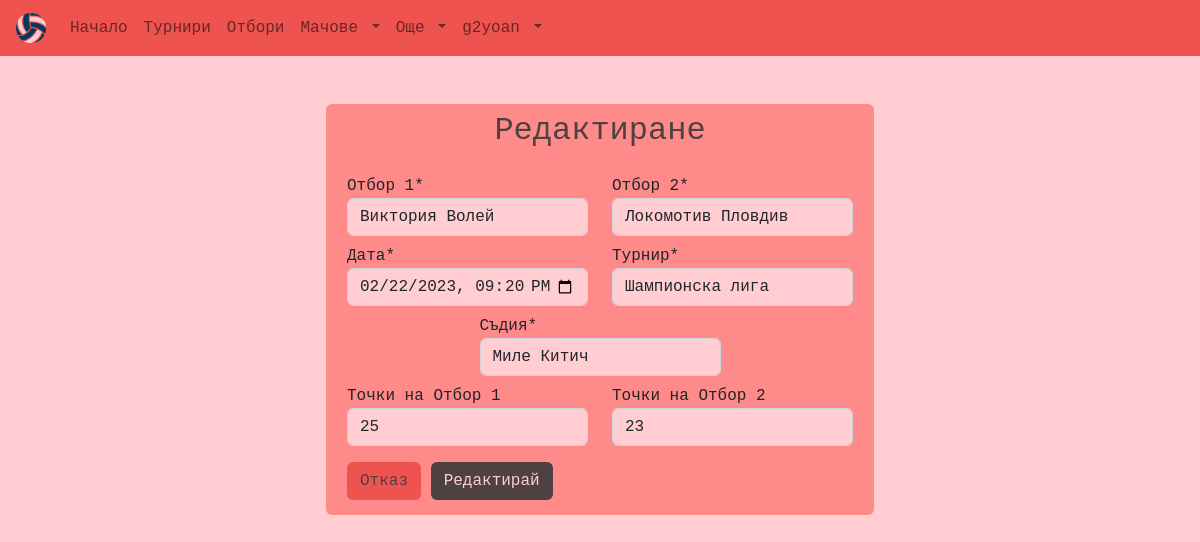
/edit-fixture/5378eecbef5a40fd8b70425ae268dec9/ (signed in), run on an earlier commit of the app's database.
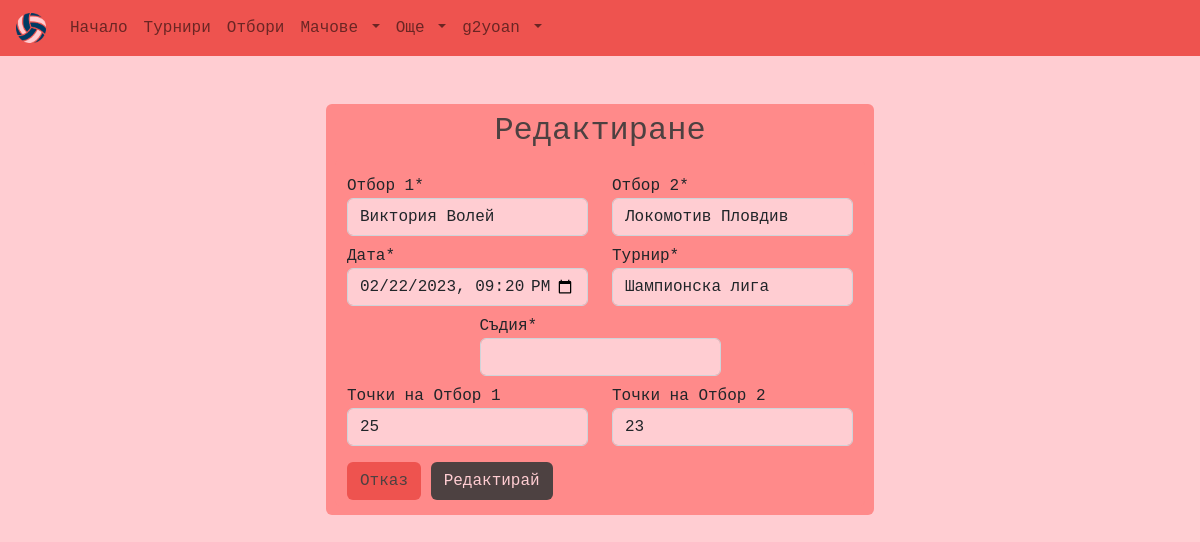
And on a later commit of the database.
### main/models.py (models this page shows, shortened)
class Match(models.Model):
    id = models.UUIDField(primary_key=True, default=uuid.uuid4, editable=False)
    team1 = models.ForeignKey(Team, on_delete=models.CASCADE, null=False, blank=False, related_name='team1')
    team2 = models.ForeignKey(Team, on_delete=models.CASCADE, null=False, blank=False, related_name='team2')
    tournament = models.ForeignKey(Tournament, on_delete=models.CASCADE, null=False, blank=False)
    date = models.DateTimeField(null=True, blank=True)
    referee = models.ForeignKey(Referee, on_delete=models.SET_NULL, null=True, blank=True)
    team1_points = models.PositiveSmallIntegerField(validators=[MaxValueValidator(200), MinValueValidator(0)], null=True, blank=True)
    team2_points = models.PositiveSmallIntegerField(validators=[MaxValueValidator(200), MinValueValidator(0)], null=True, blank=True)
    class Meta:
        verbose_name_plural = 'Matches'
        ordering = ['-date', 'tournament']

class Referee(models.Model):
    id = models.UUIDField(primary_key=True, default=uuid.uuid4, editable=False)
    first_name = models.CharField(max_length=64, null=False, blank=False)
    last_name = models.CharField(max_length=64, null=False, blank=False)
    birth_date = models.DateField(null=True, blank=True)
    nationality = models.CharField(max_length=64, null=False, blank=False)
    experience = models.PositiveSmallIntegerField(validators=[MaxValueValidator(120), MinValueValidator(0)], default=0, null=True, blank=True)
    photo = models.ImageField(upload_to="refs_pics", null=True, blank=True)
    description = models.TextField(null=True, blank=True)

class Team(models.Model):
    id = models.UUIDField(primary_key=True, default=uuid.uuid4, editable=False)
    name = models.CharField(max_length=64, null=False, blank=False)
    coach = models.CharField(max_length=64, null=True, blank=True)
    founded_in = models.DateField(null=True, blank=True)
    location = models.CharField(max_length=64, null=False, blank=False)
    picture = models.ImageField(upload_to="teams_pics", null=True, blank=True)
    description = models.TextField(null=True, blank=True)
    class Meta:
        ordering = ['name']

class Tournament(models.Model):
    id = models.UUIDField(primary_key=True, default=uuid.uuid4, editable=False)
    name = models.CharField(max_length=64, null=False, blank=False)
    hall = models.ForeignKey(Hall, on_delete=models.SET_NULL, null=True, blank=True)
    prize_pool = models.DecimalField(decimal_places=2, max_digits=10, validators=[MinValueValidator(100)], null=True, blank = True)
    opening_date = models.DateTimeField(null=True, blank=True)
    closing_date = models.DateTimeField(null=True, blank=True)
    teams = models.ManyToManyField(Team, related_name='tournaments')
    referees = models.ManyToManyField(Referee, related_name='tournaments')
    winner = models.ForeignKey(Team, on_delete=models.SET_NULL, null=True, blank=True, related_name='winner')
    description = models.TextField(null=True, blank=True)
    class Meta:
        ordering = ['-opening_date']

### main/views/views_matches.py (the view, shortened to what this page needs)
# urls.py: path('edit-fixture/<str:pk>/', views.edit_fixture, name='edit-fixture'),
@staff_member_required
def edit_fixture(request, pk):
    title = "edit"
    web_title = "Редактиране на мач"
    now = timezone.now()
    fixture = Match.objects.get(id=pk)
    form = MatchForm(instance=fixture)
    teams = Team.objects.all()
    referees = Referee.objects.all()
    tournaments = Tournament.objects.all()
    if not request.user.is_staff:
        return HttpResponse("Нямате достъп до тази страница!")
    context = {
        "title": title,
        "form": form,
        "web_title": web_title,
        "now": now,
        "teams": teams,
        "tournaments": tournaments,
        "referees": referees,
        "match": fixture,
    }
    return render(request, "main/form_templates/match_form.html", context)

### main/templates/main/form_templates/match_form.html (shortened to what this page needs)
{% extends 'base.html' %}
{% load crispy_forms_tags %}
{% block content %}
<main>
    <div class="container-fluid d-flex justify-content-center my-5">
        <div class="d-grid bg-sec rounded">
            <div class="p-2">
                {% if title == 'create'%}
                <h2 class="text-center text-font">Създаване</h2>
                {% elif title == 'edit' %}
                <h2 class="text-center text-font">Редактиране</h2>
                {% else %}
                <h2 class="text-center text-font">Детайли</h2>
                {% endif %}
                <form class="form-control text-left bg-sec border-sec" method="POST" action=""
                    enctype="multipart/form-data">
                    <div class="d-flex justify-content-center my-2 row">
                        <div class="col-lg-6">
                            <label for="team1_name">Отбор 1*</label>
                            <input class="form-control bg-bg" required type="text" value="{{match.team1.name}}"
                                name="team1" list="team-1-list" autocomplete="off" />
                        </div>
                        <div class="col-lg-6">
                            <label for="team2_name">Отбор 2*</label>
                            <input class="form-control bg-bg" required type="text" value="{{match.team2.name}}"
                                name="team2" list="team-2-list" autocomplete="off" />
                        </div>
                    </div>
                    <div class="d-flex justify-content-center my-2 row">
                        <div class="col-lg-6">
                            <label for="birth_date">Дата*</label>
                            <input class="form-control bg-bg" type="datetime-local" required name="date"
                                value="{{match.date|date:'Y-m-d\TH:i'}}"
                                max="2027-12-31T23:59">
                        </div>
                        <div class="col-lg-6">
                            <label for="tournament_name">Турнир*</label>
                            <input class="form-control bg-bg" required type="text" value="{{match.tournament.name}}"
                                name="tournament" list="tournament-list" autocomplete="off" />
                        </div>
                    </div>
                    <div class="d-flex justify-content-center my-2 row">
                        <div class="col-lg-6">
                            <label for="referee_name">Съдия*</label>
                            <input class="form-control bg-bg" required type="text"
                                value="{{match.referee.first_name}} {{match.referee.last_name}}" name="referee"
                                list="referee-list" autocomplete="off" />
                        </div>
                    </div>
                    {% if title == 'edit' and now > match.date %}
                    <div class="d-flex justify-content-center my-2 row">
                        <div class="col-lg-6">
                            {{form.team1_points|as_crispy_field}}
                        </div>
                        <div class="col-lg-6">
                            {{form.team2_points|as_crispy_field}}
                        </div>
                    </div>
                    {% endif %}
                    <div class="mt-3">
                        <a class="btn btn-main" href="{{request.META.HTTP_REFERER}}">Отказ</a>
                        {% if title == 'create' %}
                        <button class="btn btn-font" type="submit">Създай</button>
                        {% else %}
                        <button class="btn btn-font" type="submit">Редактирай</button>
                        {% endif %}
                    </div>
                </form>
            </div>
        </div>
    </div>
</main>
{% endblock %}

What changed in the data, as far as the page shows it:
changed Match "Виктория Волей": referee "Миле Китич" → (not shown)
